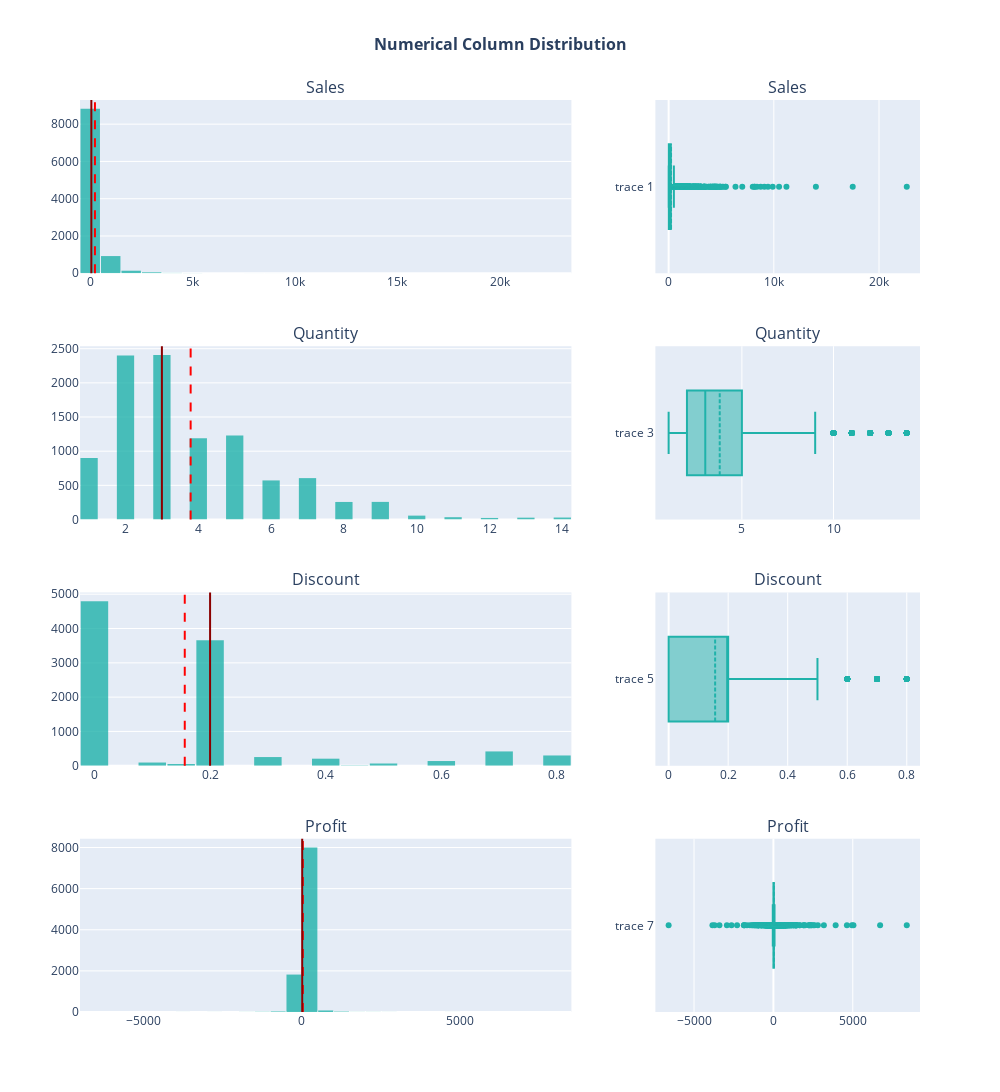

Notebook source saved alongside this figure:
### Code cell
cols = ['sales', 'quantity', 'discount', 'profit']

fig = make_subplots(
    rows=len(cols),
    cols=2,
    subplot_titles=[
        f"{col.capitalize()}" if j == 0 else f"{col.capitalize()}"
        for col in cols for j in range(2)
    ],
    column_widths=[0.65, 0.35],
    vertical_spacing=0.08
)

for i, col in enumerate(cols, start=1):
    x = df[col].dropna()

    mean = x.mean()
    median = x.median()

    # Histogram
    fig.add_trace(
        go.Histogram(
            x=x,
            nbinsx=30,
            opacity=0.8,
            name=col,
            showlegend=False,
            marker= dict(color='LightSeaGreen')
        ),
        row=i, col=1
    )

    # Mean & Median lines
    fig.add_vline(x=mean, line_dash="dash", line_color="red", row=i, col=1)
    fig.add_vline(x=median, line_dash="solid", line_color="darkred", row=i, col=1)

    # Boxplot (horizontal)
    fig.add_trace(
        go.Box(
            x=x,
            orientation='h',
            boxmean=True,
            showlegend=False,
            marker= dict(color='LightSeaGreen')
        ),
        row=i, col=2
    )

fig.update_layout(
    height=300 * len(cols),
    width=1000,
    title_text="Numerical Column Distribution",
    title_x=0.5,
    bargap=0.05,
    title_font=dict(size=16, weight='bold')
)

fig.update_xaxes(title_font=dict(size=10), tickfont=dict(size=12))
fig.update_yaxes(title_font=dict(size=10), tickfont=dict(size=12))

fig.show()

### Figure 1 — Plotly figure (JSON) as saved in the notebook; plotly's stock layout.template omitted (floating-point values rounded to 4 significant figures; data arrays with more than 128 entries replaced by an {"elided": "..."} marker saying what was removed)
{"data": [{"marker": {"color": "LightSeaGreen"}, "name": "sales", "nbinsx": 30, "opacity": 0.8, "showlegend": false, "type": "histogram", "x": {"elided": "9994 float values"}, "xaxis": "x", "yaxis": "y"}, {"boxmean": true, "marker": {"color": "LightSeaGreen"}, "orientation": "h", "showlegend": false, "type": "box", "x": {"elided": "9994 float values"}, "xaxis": "x2", "yaxis": "y2"}, {"marker": {"color": "LightSeaGreen"}, "name": "quantity", "nbinsx": 30, "opacity": 0.8, "showlegend": false, "type": "histogram", "x": {"elided": "9994 int values"}, "xaxis": "x3", "yaxis": "y3"}, {"boxmean": true, "marker": {"color": "LightSeaGreen"}, "orientation": "h", "showlegend": false, "type": "box", "x": {"elided": "9994 int values"}, "xaxis": "x4", "yaxis": "y4"}, {"marker": {"color": "LightSeaGreen"}, "name": "discount", "nbinsx": 30, "opacity": 0.8, "showlegend": false, "type": "histogram", "x": {"elided": "9994 float values"}, "xaxis": "x5", "yaxis": "y5"}, {"boxmean": true, "marker": {"color": "LightSeaGreen"}, "orientation": "h", "showlegend": false, "type": "box", "x": {"elided": "9994 float values"}, "xaxis": "x6", "yaxis": "y6"}, {"marker": {"color": "LightSeaGreen"}, "name": "profit", "nbinsx": 30, "opacity": 0.8, "showlegend": false, "type": "histogram", "x": {"elided": "9994 float values"}, "xaxis": "x7", "yaxis": "y7"}, {"boxmean": true, "marker": {"color": "LightSeaGreen"}, "orientation": "h", "showlegend": false, "type": "box", "x": {"elided": "9994 float values"}, "xaxis": "x8", "yaxis": "y8"}], "layout": {"annotations": [{"font": {"size": 16}, "showarrow": false, "text": "Sales", "x": 0.2925, "xanchor": "center", "xref": "paper", "y": 1, "yanchor": "bottom", "yref": "paper"}, {"font": {"size": 16}, "showarrow": false, "text": "Sales", "x": 0.8425, "xanchor": "center", "xref": "paper", "y": 1, "yanchor": "bottom", "yref": "paper"}, {"font": {"size": 16}, "showarrow": false, "text": "Quantity", "x": 0.2925, "xanchor": "center", "xref": "paper", "y": 0.73, "yanchor": "bottom", "yref": "paper"}, {"font": {"size": 16}, "showarrow": false, "text": "Quantity", "x": 0.8425, "xanchor": "center", "xref": "paper", "y": 0.73, "yanchor": "bottom", "yref": "paper"}, {"font": {"size": 16}, "showarrow": false, "text": "Discount", "x": 0.2925, "xanchor": "center", "xref": "paper", "y": 0.46, "yanchor": "bottom", "yref": "paper"}, {"font": {"size": 16}, "showarrow": false, "text": "Discount", "x": 0.8425, "xanchor": "center", "xref": "paper", "y": 0.46, "yanchor": "bottom", "yref": "paper"}, {"font": {"size": 16}, "showarrow": false, "text": "Profit", "x": 0.2925, "xanchor": "center", "xref": "paper", "y": 0.19, "yanchor": "bottom", "yref": "paper"}, {"font": {"size": 16}, "showarrow": false, "text": "Profit", "x": 0.8425, "xanchor": "center", "xref": "paper", "y": 0.19, "yanchor": "bottom", "yref": "paper"}], "bargap": 0.05, "height": 1200, "shapes": [{"line": {"color": "red", "dash": "dash"}, "type": "line", "x0": 229.9, "x1": 229.9, "xref": "x", "y0": 0, "y1": 1, "yref": "y domain"}, {"line": {"color": "darkred", "dash": "solid"}, "type": "line", "x0": 54.49, "x1": 54.49, "xref": "x", "y0": 0, "y1": 1, "yref": "y domain"}, {"line": {"color": "red", "dash": "dash"}, "type": "line", "x0": 3.79, "x1": 3.79, "xref": "x3", "y0": 0, "y1": 1, "yref": "y3 domain"}, {"line": {"color": "darkred", "dash": "solid"}, "type": "line", "x0": 3, "x1": 3, "xref": "x3", "y0": 0, "y1": 1, "yref": "y3 domain"}, {"line": {"color": "red", "dash": "dash"}, "type": "line", "x0": 0.1562, "x1": 0.1562, "xref": "x5", "y0": 0, "y1": 1, "yref": "y5 domain"}, {"line": {"color": "darkred", "dash": "solid"}, "type": "line", "x0": 0.2, "x1": 0.2, "xref": "x5", "y0": 0, "y1": 1, "yref": "y5 domain"}, {"line": {"color": "red", "dash": "dash"}, "type": "line", "x0": 28.66, "x1": 28.66, "xref": "x7", "y0": 0, "y1": 1, "yref": "y7 domain"}, {"line": {"color": "darkred", "dash": "solid"}, "type": "line", "x0": 8.666, "x1": 8.666, "xref": "x7", "y0": 0, "y1": 1, "yref": "y7 domain"}], "title": {"font": {"size": 16, "weight": "bold"}, "text": "Numerical Column Distribution", "x": 0.5}, "width": 1000, "xaxis": {"anchor": "y", "domain": [0, 0.585], "tickfont": {"size": 12}, "title": {"font": {"size": 10}}}, "xaxis2": {"anchor": "y2", "domain": [0.685, 1], "tickfont": {"size": 12}, "title": {"font": {"size": 10}}}, "xaxis3": {"anchor": "y3", "domain": [0, 0.585], "tickfont": {"size": 12}, "title": {"font": {"size": 10}}}, "xaxis4": {"anchor": "y4", "domain": [0.685, 1], "tickfont": {"size": 12}, "title": {"font": {"size": 10}}}, "xaxis5": {"anchor": "y5", "domain": [0, 0.585], "tickfont": {"size": 12}, "title": {"font": {"size": 10}}}, "xaxis6": {"anchor": "y6", "domain": [0.685, 1], "tickfont": {"size": 12}, "title": {"font": {"size": 10}}}, "xaxis7": {"anchor": "y7", "domain": [0, 0.585], "tickfont": {"size": 12}, "title": {"font": {"size": 10}}}, "xaxis8": {"anchor": "y8", "domain": [0.685, 1], "tickfont": {"size": 12}, "title": {"font": {"size": 10}}}, "yaxis": {"anchor": "x", "domain": [0.81, 1], "tickfont": {"size": 12}, "title": {"font": {"size": 10}}}, "yaxis2": {"anchor": "x2", "domain": [0.81, 1], "tickfont": {"size": 12}, "title": {"font": {"size": 10}}}, "yaxis3": {"anchor": "x3", "domain": [0.54, 0.73], "tickfont": {"size": 12}, "title": {"font": {"size": 10}}}, "yaxis4": {"anchor": "x4", "domain": [0.54, 0.73], "tickfont": {"size": 12}, "title": {"font": {"size": 10}}}, "yaxis5": {"anchor": "x5", "domain": [0.27, 0.46], "tickfont": {"size": 12}, "title": {"font": {"size": 10}}}, "yaxis6": {"anchor": "x6", "domain": [0.27, 0.46], "tickfont": {"size": 12}, "title": {"font": {"size": 10}}}, "yaxis7": {"anchor": "x7", "domain": [0, 0.19], "tickfont": {"size": 12}, "title": {"font": {"size": 10}}}, "yaxis8": {"anchor": "x8", "domain": [0, 0.19], "tickfont": {"size": 12}, "title": {"font": {"size": 10}}}}}
